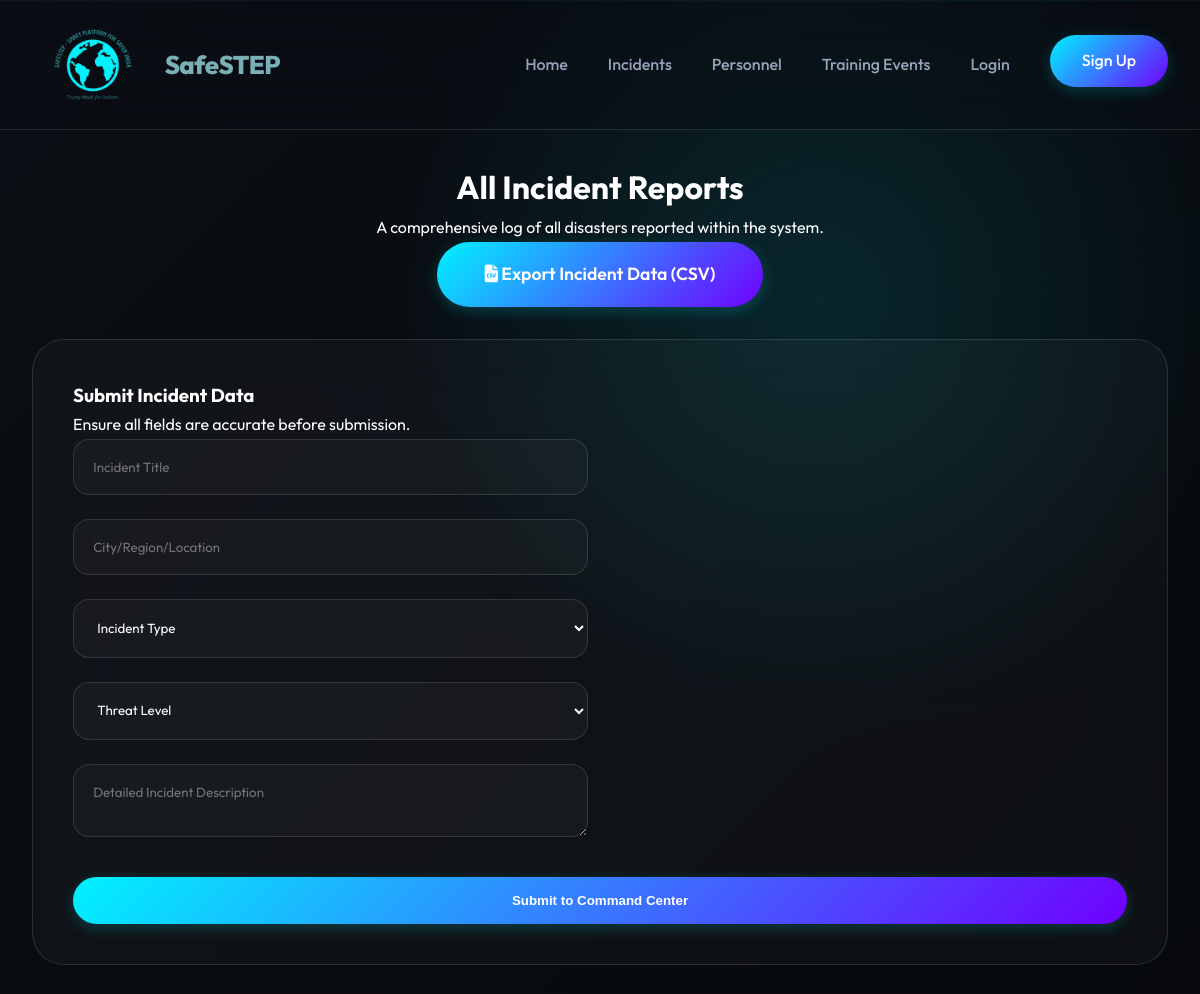
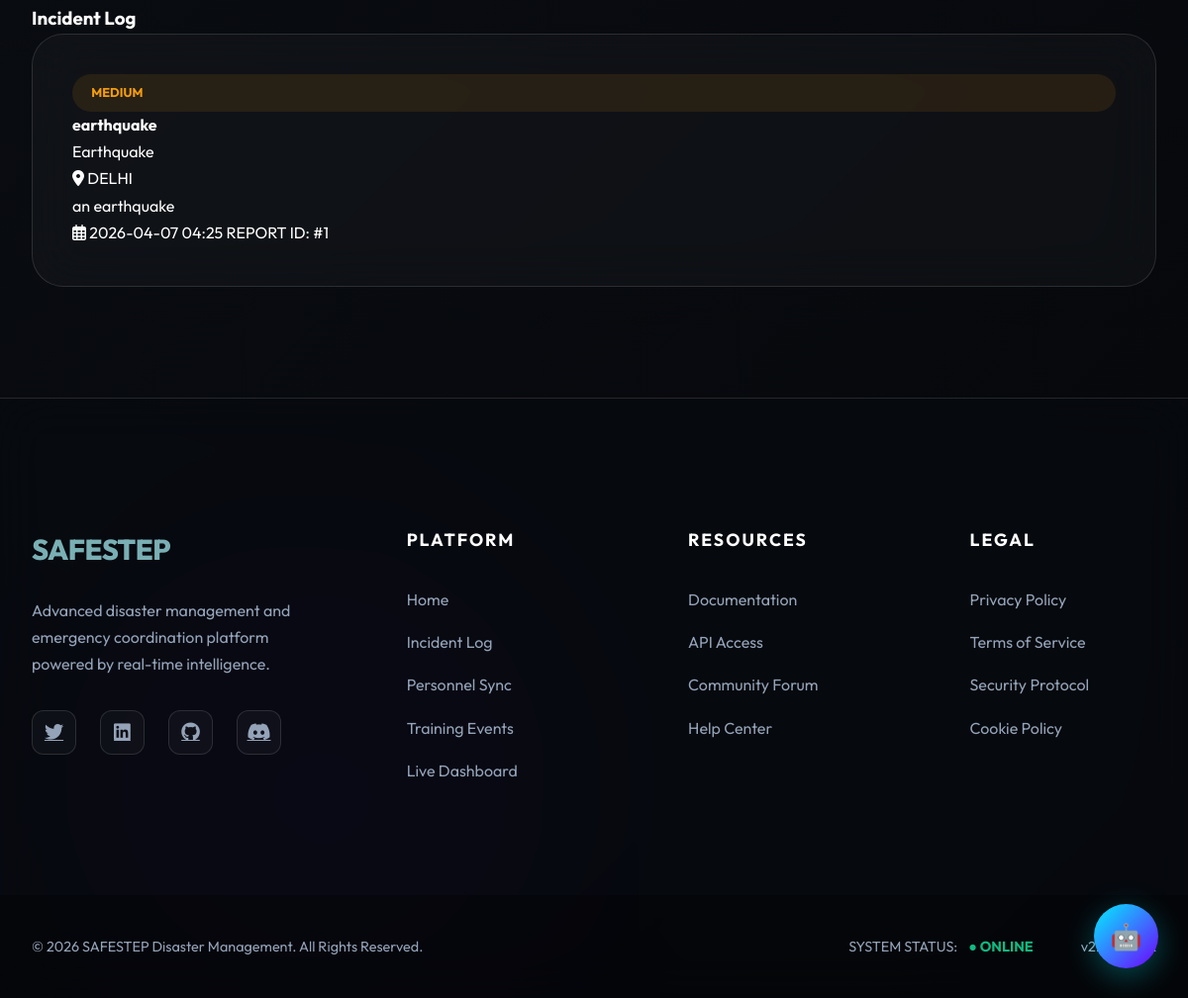
Page /reports on the committed database (2 pictures, top to bottom).
### models.py (models this page shows)
class Report(db.Model):
    id = db.Column(db.Integer, primary_key=True)
    title = db.Column(db.String(200), nullable=False)
    description = db.Column(db.Text, nullable=False)
    location = db.Column(db.String(200), nullable=False)
    severity = db.Column(db.String(50), nullable=False) # 'Low', 'Medium', 'High', 'Critical'
    disaster_type = db.Column(db.String(100), nullable=False)
    date_reported = db.Column(db.DateTime, default=datetime.utcnow)
    user_id = db.Column(db.Integer, db.ForeignKey('user.id'), nullable=False)

### app.py (the view, shortened to what this page needs)
@app.route('/reports', methods=['GET', 'POST'])
def reports():
    all_reports = Report.query.order_by(Report.date_reported.desc()).all()
    return render_template('reports.html', reports=all_reports)

### templates/reports.html (shortened to what this page needs)
{% extends "base.html" %}
{% block content %}
<div class="reports-header-section" style="padding-top: 160px; text-align: center; margin-bottom: 2rem;">
    <h1>All Incident Reports</h1>
    <p>A comprehensive log of all disasters reported within the system.</p>
    <a href="{{ url_for('download_reports') }}" class="btn-primary-lg"><i class="fas fa-file-csv"></i> Export Incident
        Data (CSV)</a>
</div>
<div class="reports-grid" style="padding-bottom: 5rem;">
    <div class="card reports-form-card">
        <h3>Submit Incident Data</h3>
        <p>Ensure all fields are accurate before submission.</p>
        <form method="POST">
            <div class="form-row">
                <input type="text" name="title" required placeholder="Incident Title">
            </div>
            <div class="form-row">
                <input type="text" name="location" required placeholder="City/Region/Location">
            </div>
            <div class="form-row">
                <select name="disaster_type" required>
                    <option value="" disabled selected>Incident Type</option>
                </select>
            </div>
            <div class="form-row">
                <select name="severity" required>
                    <option value="" disabled selected>Threat Level</option>
                </select>
            </div>
            <div class="form-row">
                <textarea name="description" required placeholder="Detailed Incident Description"></textarea>
            </div>
            <button type="submit" class="btn-primary-block">Submit to Command Center</button>
        </form>
    </div>
    <div class="reports-list">
        <h3>Incident Log</h3>
        {% if reports %}
        {% for report in reports %}
        <div class="report-entry card">
            <div class="report-badge {{ report.severity|lower }}">{{ report.severity }}</div>
            <div class="report-header">
                <h4>{{ report.title }}</h4>
                <span class="type-tag">{{ report.disaster_type }}</span>
            </div>
            <p class="location"><i class="fas fa-map-marker-alt"></i> {{ report.location }}</p>
            <p class="desc">{{ report.description }}</p>
            <div class="report-footer">
                <span><i class="far fa-calendar-alt"></i> {{ report.date_reported.strftime('%Y-%m-%d %H:%M') }}</span>
                <span>REPORT ID: #{{ report.id }}</span>
            </div>
        </div>
        {% endfor %}
        {% else %}
        <p>No incidents recorded in the system.</p>
        {% endif %}
    </div>
</div>
{% endblock %}

### static/style.css (style rules this page uses)
:root { --primary-color: #00F2FF; --secondary-color: #7000FF; --accent-gradient: linear-gradient(135deg, #00F2FF 0%, #7000FF 100%); --bg-dark: #0B0E14; --bg-surface: rgba(18, 20, 29, 0.4); --text-primary: #FFFFFF; --text-secondary: #94A3B8; --glass-bg: rgba(255, 255, 255, 0.05); --glass-border: rgba(255, 255, 255, 0.12); --glass-blur: blur(25px); --success: #10B981; --warning: #F59E0B; --danger: #EF4444; --radius-lg: 32px; --radius-md: 16px; --radius-pill: 50px; --shadow-glow: 0 0 30px rgba(0, 242, 255, 0.2); --transition: all 0.5s cubic-bezier(0.165, 0.84, 0.44, 1); }
* { margin: 0; padding: 0; box-sizing: border-box; }
body { font-family: 'Outfit', sans-serif; background: linear-gradient(135deg, #0b0e14 0%, #05070a 100%); background-attachment: fixed; color: var(--text-primary); line-height: 1.7; overflow-x: hidden; position: relative; min-height: 100vh; }
body::before { content: ''; position: fixed; top: -100px; right: -10%; width: 1000px; height: 800px; background: radial-gradient(circle, rgba(0, 242, 255, 0.12) 0%, transparent 70%); pointer-events: none; z-index: -1; animation: meshDrift 20s ease-in-out infinite alternate; }
body::after { content: ''; position: fixed; bottom: -150px; left: -10%; width: 900px; height: 700px; background: radial-gradient(circle, rgba(112, 0, 255, 0.08) 0%, transparent 70%); pointer-events: none; z-index: -1; animation: meshDrift 25s ease-in-out infinite alternate-reverse; }
h1, h2, h3, h4, .logo { font-family: 'Outfit', sans-serif; font-weight: 700; }
.btn-primary, .btn-primary-lg, .btn-primary-block { background: var(--accent-gradient); color: #FFFFFF !important; padding: 0.8rem 2rem; border-radius: var(--radius-pill); text-decoration: none; font-weight: 600; display: inline-block; border: none; cursor: pointer; transition: var(--transition); box-shadow: 0 4px 15px rgba(0, 242, 255, 0.2); }
.btn-primary-lg { padding: 1.1rem 3rem; font-size: 1.1rem; }
.btn-primary-block { width: 100%; padding: 1rem; margin-top: 1rem; }
.card { background: rgba(255, 255, 255, 0.03); backdrop-filter: var(--glass-blur); -webkit-backdrop-filter: var(--glass-blur); border-radius: var(--radius-lg); padding: 2.5rem; border: 1px solid var(--glass-border); margin-bottom: 2rem; }
.report-badge { padding: 0.5rem 1.2rem; border-radius: var(--radius-pill); font-size: 0.8rem; font-weight: 700; text-transform: uppercase; }
.report-badge.medium { background: rgba(245, 158, 11, 0.1); color: var(--warning); }
input, select, textarea { background: rgba(255, 255, 255, 0.03); border: 1px solid var(--glass-border); padding: 1.2rem; border-radius: 16px; width: 100%; color: #FFFFFF; font-family: inherit; transition: var(--transition); }
.form-row { display: grid; grid-template-columns: 1fr 1fr; gap: 1.5rem; margin-bottom: 1.5rem; }

### rows in the picture
Report: severity "MEDIUM", title "earthquake", disaster_type "Earthquake", location "DELHI", description "an earthquake", date_reported "2026-04-07 04:25", id "1"
